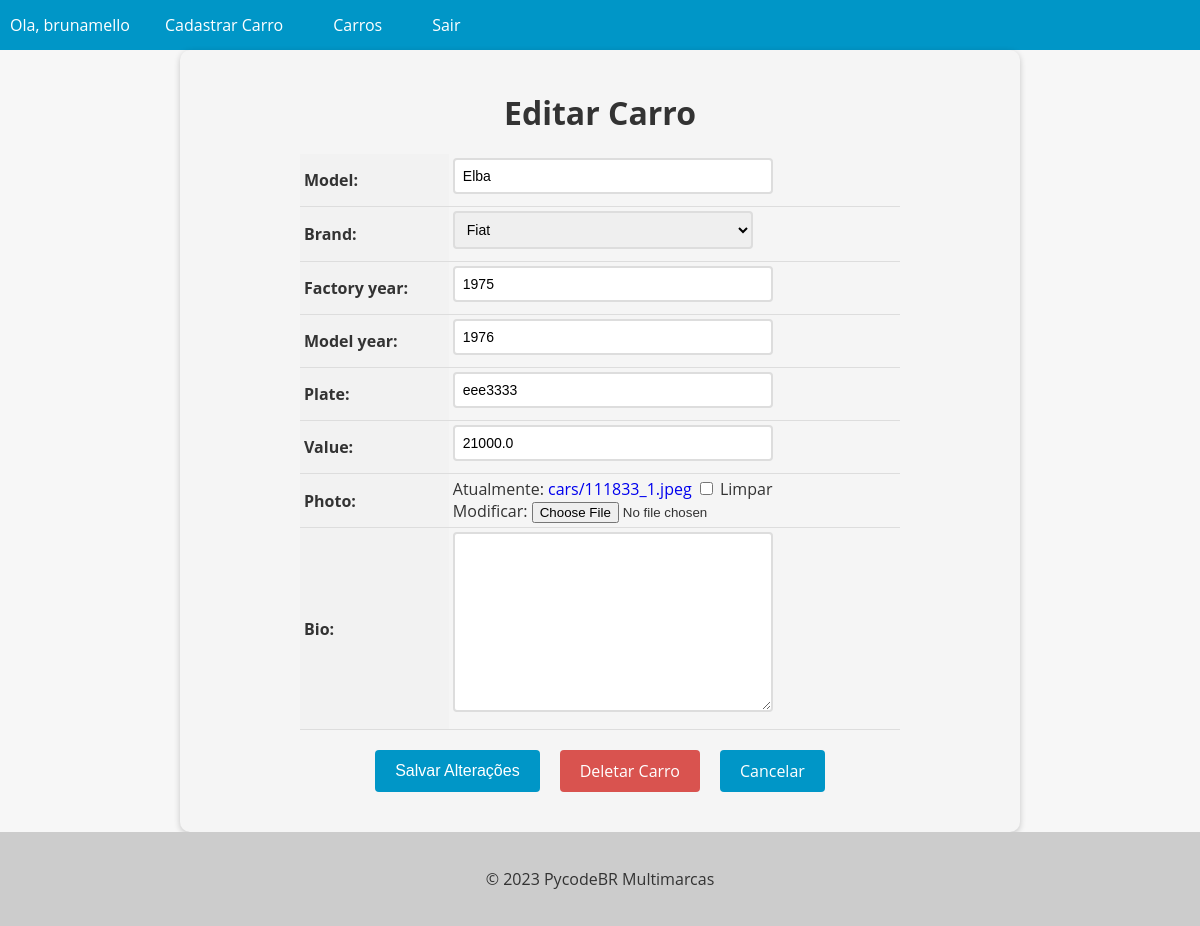
Before: /car/8/update/ (signed in) with the older database file.
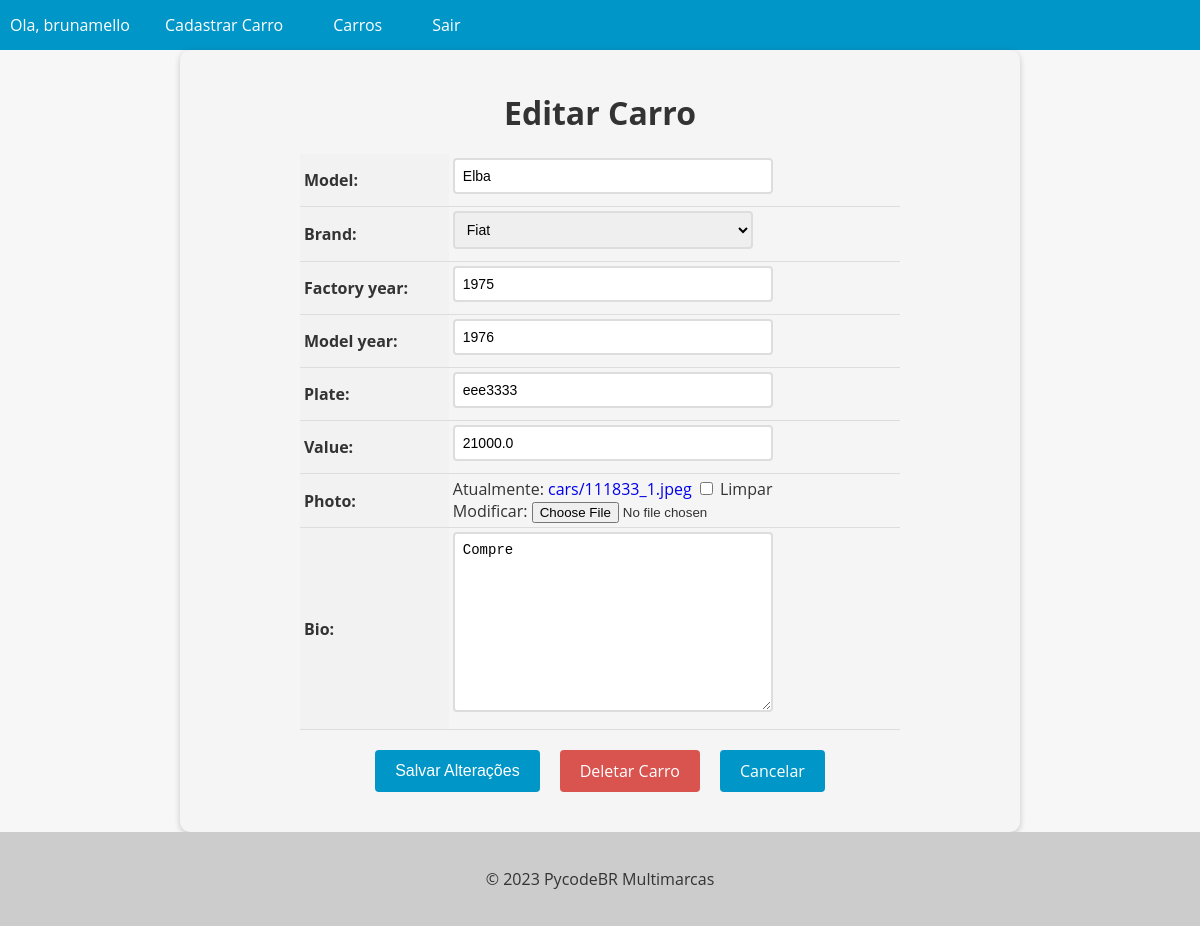
After: the same page with the newer database file.
### cars/models.py (models this page shows, shortened)
class Car(models.Model):
    id = models.AutoField(primary_key=True)
    model = models.CharField(max_length=200)
    brand = models.ForeignKey(Brand, on_delete=models.PROTECT, related_name='car_brand')
    factory_year = models.IntegerField(blank=True, null=True)
    model_year = models.IntegerField(blank=True, null=True)
    plate = models.CharField(max_length=10, blank=True, null=True)
    value = models.FloatField(blank=True, null=True)
    photo = models.ImageField(upload_to='cars/', blank=True, null=True)
    bio = models.TextField(blank=True, null=True)

class Brand(models.Model):
    id = models.AutoField(primary_key=True)
    name = models.CharField(max_length=200)
    def __str__(self):
        return self.name

### cars/views.py (the view, shortened to what this page needs)
# urls.py: path('car/<int:pk>/update/', CarUpdateView.as_view(), name='car_update'),
@method_decorator(login_required(login_url='login'), name='dispatch')
class CarUpdateView(UpdateView):
    model = Car
    form_class = CarModelForm
    template_name = 'car_update.html'

### cars/forms.py (shortened to what this page needs)
class CarModelForm(forms.ModelForm):
    class Meta:
        model = Car
        fields = '__all__'

### cars/templates/car_update.html (shortened to what this page needs)
{% extends "base.html" %}
{% block content %}
    <form method="post" enctype="multipart/form-data">
        <h1>Editar Carro</h1>
        <table>
            {{ form.as_table }}
        </table>
        <div>
            <div class="buttons-container">
                <input type="submit" value="Salvar Alterações" class="btn btn-primary">
                <a href="{% url 'car_delete' pk=object.pk %}" class="btn btn-danger">Deletar Carro</a>
                <a href="{% url 'cars_list' %}" class="btn btn-secondary">Cancelar</a>
            </div>
        </div>
    </form>
{% endblock %}

Changed rows visible on the page:
changed Car "Elba": bio (not shown) → "Compre"
